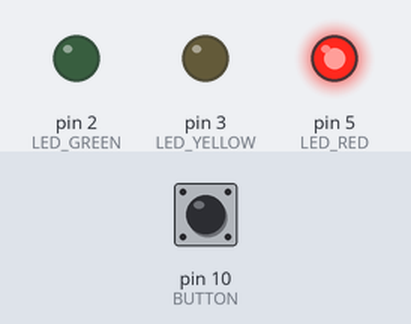
Recording of a sketch running on a simulated Arduino Uno, built with avr-gcc and run on an emulated ATmega328P. Shown: output pins drawn as LEDs (lit = HIGH). The test bench sets the inputs (shaded band); at power-on: pin 10 (BUTTON) HIGH. Pins used as bus, display or sensor lines are not drawn.

Above: at 0.1 s.
At 18.9 s:
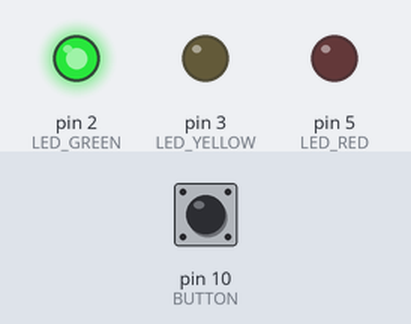
19.0 s: pin 10 (BUTTON) pulled LOW for 3.2 s
At 38.3 s:
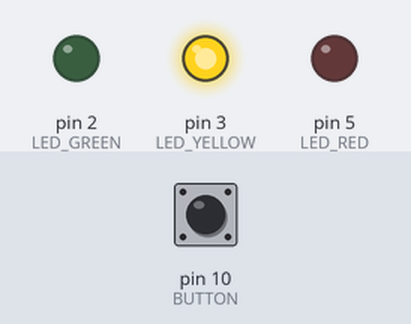
Timing chart, 0 to 45.0 s (numbered marks = the images above; inputs shaded):
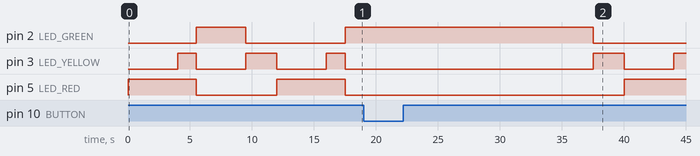

The sketch:

lights3.ino
```cpp
const byte LED_RED = 5;
const byte LED_YELLOW = 3;
const byte LED_GREEN = 2;
const byte BUTTON_POWER = 8;
const byte BUTTON = 10;

unsigned long startTime;
unsigned long elapsedTime;
unsigned long stateTime;

unsigned long buttonStartT;
unsigned long buttonElapsedT;
unsigned long buttonControlSum;

enum State {
    RED,
    RED_YELLOW,
    GREEN,
    YELLOW,
};
byte currentState;

bool buttonActive;

void setup() {
    pinMode(LED_RED, OUTPUT);
    pinMode(LED_YELLOW, OUTPUT);
    pinMode(LED_GREEN, OUTPUT);
    pinMode(BUTTON_POWER, OUTPUT);
    pinMode(BUTTON, INPUT);

    digitalWrite(BUTTON_POWER, HIGH);

    buttonControlSum = 0;
    currentState = RED;
    switchLights(currentState);
    stateTime = 4000;
    buttonActive = false;

    startTime = buttonStartT = millis();
}

void loop() {
    /* check if button pressed for 800ms */
    buttonElapsedT = millis() - buttonStartT;
    if (isPressed() && (buttonElapsedT >= 25)) {
       buttonControlSum += 25;
       buttonStartT = millis();
       if (buttonControlSum >= 800)
            buttonActive = true;
    }
    else if (isPressed()) {
      ;
    }
    else {
      buttonControlSum = 0;
    }

    /* if pressed during RED, cut the state */
    if (buttonActive && currentState==RED)
        stateTime = 2000;

    /* change the state when once stateTime passes */
    elapsedTime = millis() - startTime;
    if (elapsedTime >= stateTime) {
        switch (currentState) {
            case RED:
                currentState = RED_YELLOW;
                stateTime = 1500;
                break;
            case RED_YELLOW:
                currentState = GREEN;
                stateTime = buttonActive ? 8000 : 4000;

                buttonActive = false;
                break;
            case GREEN:
                if (buttonActive) {
                    currentState = GREEN;
                    stateTime = 8000;
                    buttonActive = false;
                }
                else {
                    currentState = YELLOW;
                    stateTime = 2500;
                }
                break;
            case YELLOW:
                currentState = RED;
                stateTime = buttonActive ? 2000 : 4000;
                break;
        }
        switchLights(currentState);
        startTime = millis();
    }
}

void switchLights(byte state) {
    switch (state) {
        case RED:
            digitalWrite(LED_RED, HIGH);
            digitalWrite(LED_YELLOW, LOW);
            digitalWrite(LED_GREEN, LOW);
            break;
        case RED_YELLOW:
            digitalWrite(LED_RED, HIGH);
            digitalWrite(LED_YELLOW, HIGH);
            digitalWrite(LED_GREEN, LOW);
            break;
        case GREEN:
            digitalWrite(LED_RED, LOW);
            digitalWrite(LED_YELLOW, LOW);
            digitalWrite(LED_GREEN, HIGH);
            break;
        case YELLOW:
            digitalWrite(LED_RED, LOW);
            digitalWrite(LED_YELLOW, HIGH);
            digitalWrite(LED_GREEN, LOW);
            break;
    }
}


inline bool isPressed() {
    return !digitalRead(BUTTON);
}
```
